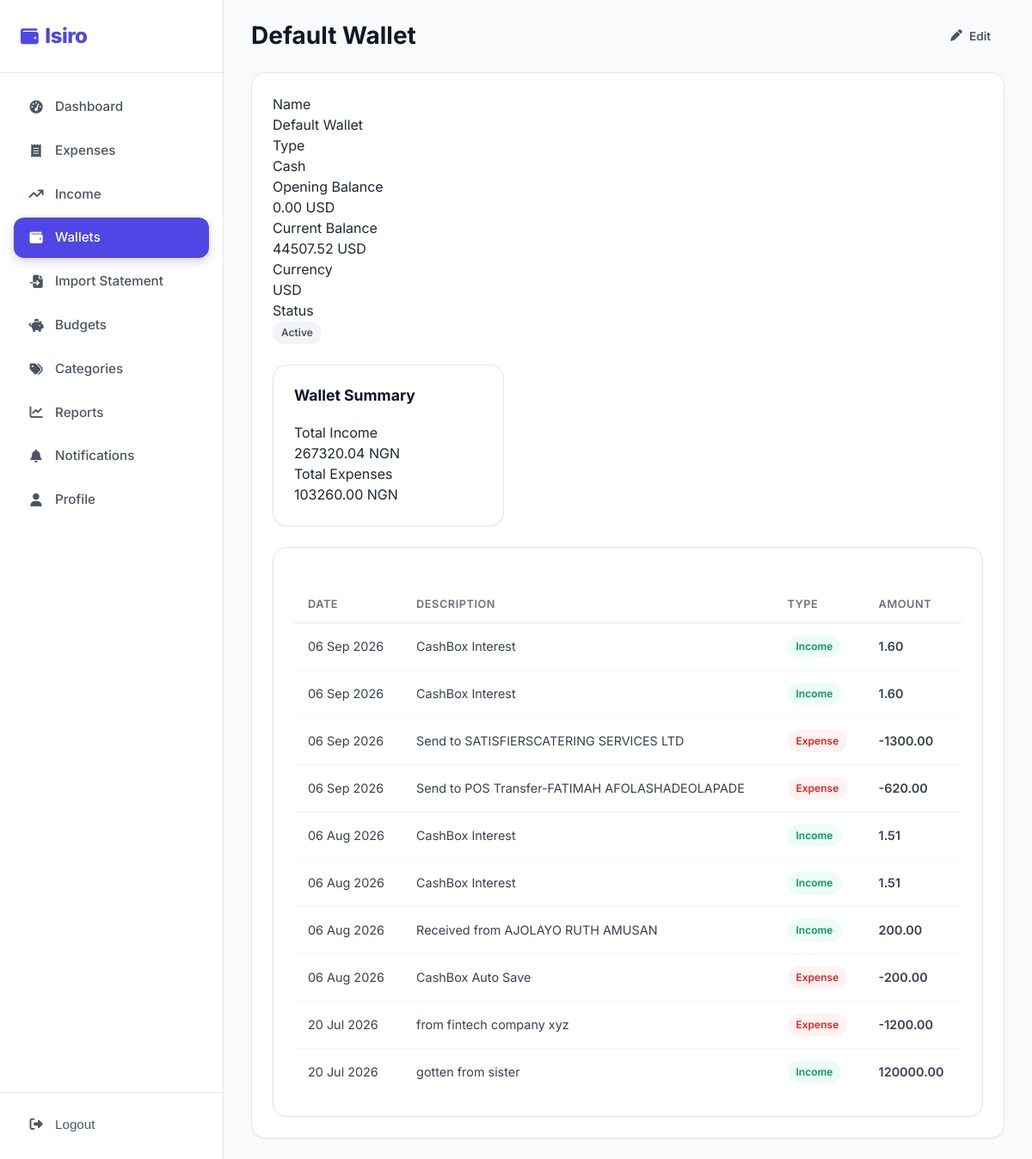
The app's page /expenses/wallets/2/ (signed in) with its own data.
### expenses/models.py (models this page shows, shortened)
class Wallet(models.Model):
    class AccountType(models.TextChoices):
        CASH = "cash", "Cash"
        BANK = "bank", "Bank Account"
        MOBILE = "mobile", "Mobile Money"
        CARD = "card", "Credit Card"
        SAVINGS = "savings", "Savings"
        OTHER = "other", "Other"
    user = models.ForeignKey(
        settings.AUTH_USER_MODEL,
        on_delete=models.CASCADE,
        related_name="wallets",
    )
    name = models.CharField(max_length=120)
    account_type = models.CharField(
        max_length=12,
        choices=AccountType.choices,
        default=AccountType.CASH,
    )
    opening_balance = models.DecimalField(
        max_digits=12, decimal_places=2, default=0)
    current_balance = models.DecimalField(
        max_digits=12, decimal_places=2, default=0)
    currency = models.CharField(max_length=10, default="USD")
    description = models.CharField(max_length=255, blank=True)
    is_active = models.BooleanField(default=True)
    created_at = models.DateTimeField(auto_now_add=True)
    updated_at = models.DateTimeField(auto_now=True)
    class Meta:
        ordering = ["name"]
        constraints = [
            models.UniqueConstraint(
                fields=["user", "name"], name="unique_wallet_name_per_user"),
        ]

class Expense(models.Model):
    class TransactionType(models.TextChoices):
        EXPENSE = "expense", "Expense"
        INCOME = "income", "Income"
    class Source(models.TextChoices):
        MANUAL = "manual", "Manual"
        PDF = "pdf", "PDF Import"
        CSV = "csv", "CSV Import"
        OCR = "ocr", "OCR Import"
    class PaymentMethod(models.TextChoices):
        CASH = "cash", "Cash"
        CARD = "card", "Card"
        BANK = "bank", "Bank Transfer"
        MOBILE = "mobile", "Mobile Money"
        OTHER = "other", "Other"
    class Status(models.TextChoices):
        PENDING = "pending", "Pending"
        COMPLETED = "completed", "Completed"
        FAILED = "failed", "Failed"
    user = models.ForeignKey(
        settings.AUTH_USER_MODEL,
        on_delete=models.CASCADE,
        related_name="expenses",
    )
    wallet = models.ForeignKey(
        Wallet,
        on_delete=models.CASCADE,
        related_name="expenses",
    )
    amount = models.DecimalField(max_digits=12, decimal_places=2)
    date = models.DateField()
    category = models.ForeignKey(
        Category, on_delete=models.SET_NULL, null=True, related_name="expenses",
    )
    description = models.CharField(max_length=255, blank=True)
    transaction_type = models.CharField(
        max_length=10, choices=TransactionType.choices, default=TransactionType.EXPENSE,
    )
    payment_method = models.CharField(
        max_length=10, choices=PaymentMethod.choices, default=PaymentMethod.CASH,
    )
    source = models.CharField(
        max_length=10, choices=Source.choices, default=Source.MANUAL,
    )
    attachment = models.FileField(
        upload_to="attachments/", blank=True, null=True)
    merchant_name = models.CharField(max_length=150, blank=True)
    location = models.CharField(max_length=255, blank=True)
    notes = models.TextField(blank=True)
    status = models.CharField(
        max_length=10, choices=Status.choices, default=Status.COMPLETED,
    )
    created_at = models.DateTimeField(auto_now_add=True)
    updated_at = models.DateTimeField(auto_now=True)
    class Meta:
        ordering = ["-date", "-created_at"]
        indexes = [
            models.Index(fields=["user", "date"]),
            models.Index(fields=["user", "transaction_type"]),
        ]

### users/models.py (models this page shows, shortened)
class User(AbstractUser):
    username = None  # remove the username field; use email instead
    full_name = models.CharField(max_length=150, blank=True)
    email = models.EmailField(unique=True)
    profile_image = models.ImageField(
        upload_to="profile_images/",
        blank=True,
        null=True,
    )
    currency = models.CharField(max_length=10, default="USD")
    monthly_budget_preference = models.DecimalField(max_digits=12, decimal_places=2, default=0)
    theme_preference = models.CharField(max_length=10, default="light", choices=[("light", "Light"), ("dark", "Dark")])
    notify_expenses = models.BooleanField(default=True)
    notify_budgets = models.BooleanField(default=True)
    notify_imports = models.BooleanField(default=True)
    created_at = models.DateTimeField(auto_now_add=True)
    USERNAME_FIELD = "email"
    REQUIRED_FIELDS = ["full_name"]
    objects = UserManager()

### expenses/views.py (the view)
# urls.py: path("wallets/<int:pk>/", WalletDetailView.as_view(), name="wallet_detail"),
class WalletDetailView(LoginRequiredMixin, DetailView):
    login_url = "users:login"
    template_name = "wallets/wallet_detail.html"
    context_object_name = "wallet"
    def get_queryset(self):
        return Wallet.objects.filter(user=self.request.user)
    def get_context_data(self, **kwargs):
        ctx = super().get_context_data(**kwargs)
        wallet = self.object
        txns = Expense.objects.filter(
            user=self.request.user, wallet=wallet).select_related("category")
        income = txns.filter(transaction_type=Expense.TransactionType.INCOME)
        expenses = txns.filter(
            transaction_type=Expense.TransactionType.EXPENSE)
        ctx["currency"] = self.request.user.currency
        ctx["total_income"] = income.aggregate(t=Sum("amount"))["t"] or 0
        ctx["total_expenses"] = expenses.aggregate(t=Sum("amount"))["t"] or 0
        ctx["income_history"] = income.order_by("-date", "-created_at")[:10]
        ctx["expense_history"] = expenses.order_by("-date", "-created_at")[:10]
        ctx["recent_transactions"] = txns.order_by("-date", "-created_at")[:10]
        return ctx

### templates/wallets/wallet_detail.html (shortened to what this page needs)
{% extends "base.html" %}
{% load static %}
{% block body_class %}app-page{% endblock %}
{% block content %}
<div class="app-layout">
  {% include "partials/sidebar.html" with active="wallets" %}
  <main class="main-content">
    <div class="topbar">
      <div style="display: flex; align-items: center; gap: 16px">
        <h1>{{ wallet.name }}</h1>
      </div>
      <div class="topbar-actions">
        <a
          href="{% url 'expenses:wallet_edit' wallet.id %}"
          class="btn btn-ghost btn-sm"
          ><i class="fas fa-pen"></i> Edit</a
        >
      </div>
    </div>
    <div class="card" style="max-width: 900px">
      <div class="detail-grid">
        <div class="detail-item">
          <div class="label">Name</div>
          <div class="value">{{ wallet.name }}</div>
        </div>
        <div class="detail-item">
          <div class="label">Type</div>
          <div class="value">{{ wallet.get_account_type_display }}</div>
        </div>
        <div class="detail-item">
          <div class="label">Opening Balance</div>
          <div class="value">
            {{ wallet.opening_balance|floatformat:2 }} {{ wallet.currency }}
          </div>
        </div>
        <div class="detail-item">
          <div class="label">Current Balance</div>
          <div class="value">
            {{ wallet.current_balance|floatformat:2 }} {{ wallet.currency }}
          </div>
        </div>
        <div class="detail-item">
          <div class="label">Currency</div>
          <div class="value">{{ wallet.currency }}</div>
        </div>
        <div class="detail-item">
          <div class="label">Status</div>
          <div class="value">
            <span class="badge badge-source"
              >{% if wallet.is_active %}Active{% else %}Inactive{% endif %}
              </span>
          </div>
        </div>
      </div>
      <div class="chart-grid" style="margin-top: 24px">
        <div class="chart-card">
          <h3>Wallet Summary</h3>
          <div class="detail-grid">
            <div class="detail-item">
              <div class="label">Total Income</div>
              <div class="value">
                {{ total_income|floatformat:2 }} {{ currency }}
              </div>
            </div>
            <div class="detail-item">
              <div class="label">Total Expenses</div>
              <div class="value">
                {{ total_expenses|floatformat:2 }} {{ currency }}
              </div>
            </div>
          </div>
        </div>
      </div>
      <div class="txn-section">
        {% if recent_transactions %}
        <div class="table-wrap">
          <table class="data-table">
            <thead>
              <tr>
                <th>Date</th>
                <th>Description</th>
                <th>Type</th>
                <th>Amount</th>
              </tr>
            </thead>
            <tbody>
              {% for tx in recent_transactions %}
              <tr>
                <td>{{ tx.date|date:"d M Y" }}</td>
                <td>{{ tx.description|default:"—" }}</td>
                <td>
                  <span class="badge badge-{{ tx.transaction_type }}"
                    >{{ tx.get_transaction_type_display }}</span
                  >
                </td>
                <td
                  class="{% if tx.transaction_type == 'expense' %}amount-expense{% else %}amount-income{% endif %}"
                >
                  {% if tx.transaction_type == 'expense' %}-{% endif %}{{ tx.amount|floatformat:2 }}
                </td>
              </tr>
              {% endfor %}
            </tbody>
          </table>
        </div>
        {% else %}
        <div class="empty-state">
          <i class="fas fa-inbox"></i>
          <h3>No transactions yet</h3>
        </div>
        {% endif %}
      </div>
    </div>
  </main>
</div>
{% include "partials/bottom_nav.html" with active="wallets" %} {% endblock %}

### static/css/style.css (style rules this page uses)
:root { --primary-50: #EEF2FF; --primary-100: #E0E7FF; --primary-200: #C7D2FE; --primary-300: #A5B4FC; --primary-400: #818CF8; --primary-500: #6366F1; --primary-600: #4F46E5; --primary-700: #4338CA; --primary-800: #3730A3; --success-50: #ECFDF5; --success-100: #D1FAE5; --success-500: #10B981; --success-600: #059669; --success-700: #047857; --danger-50: #FEF2F2; --danger-100: #FEE2E2; --danger-500: #EF4444; --danger-600: #DC2626; --danger-700: #B91C1C; --warning-50: #FFFBEB; --warning-100: #FEF3C7; --warning-500: #F59E0B; --warning-600: #D97706; --accent-500: #0EA5E9; --accent-600: #0284C7; --gray-50: #F9FAFB; --gray-100: #F3F4F6; --gray-200: #E5E7EB; --gray-300: #D1D5DB; --gray-400: #9CA3AF; --gray-500: #6B7280; --gray-600: #4B5563; --gray-700: #374151; --gray-800: #1F2937; --gray-900: #111827; --bg: #F8FAFC; --surface: #FFFFFF; --border: #E5E7EB; --shadow-sm: 0 1px 2px rgba(0,0,0,0.05); --shadow: 0 4px 12px rgba(0,0,0,0.07); --shadow-md: 0 8px 24px rgba(0,0,0,0.08); --shadow-lg: 0 16px 48px rgba(0,0,0,0.10); --r-sm: 8px; --r: 12px; --r-lg: 16px; --r-xl: 24px; --r-full: 9999px; --sp-1: 4px; --sp-2: 8px; --sp-3: 12px; --sp-4: 16px; --sp-5: 20px; --sp-6: 24px; --sp-8: 32px; --sp-10: 40px; --sp-12: 48px; --sp-16: 64px; --font: 'Inter', -apple-system, BlinkMacSystemFont, 'Segoe UI', sans-serif; }
*, *::before, *::after { box-sizing: border-box; margin: 0; padding: 0; }
html { scroll-behavior: smooth; }
body { font-family: var(--font); background: var(--bg); color: var(--gray-800); line-height: 1.5; -webkit-font-smoothing: antialiased; }
a { color: var(--primary-600); text-decoration: none; transition: color .2s; }
h1, h2, h3, h4 { line-height: 1.2; font-weight: 700; color: var(--gray-900); }
h1 { font-size: 2.5rem; }
h3 { font-size: 1.5rem; }
.btn { display: inline-flex; align-items: center; justify-content: center; gap: var(--sp-2); padding: 12px 24px; border: none; border-radius: var(--r); font-family: var(--font); font-size: 0.95rem; font-weight: 600; cursor: pointer; transition: all .2s ease; white-space: nowrap; position: relative; overflow: hidden; }
.btn-ghost { background: transparent; color: var(--gray-600); }
.btn-sm { padding: 8px 16px; font-size: 0.85rem; }
.card { background: var(--surface); border: 1px solid var(--border); border-radius: var(--r-lg); padding: var(--sp-6); box-shadow: var(--shadow-sm); transition: box-shadow .2s, transform .2s; }
.app-layout { display: flex; min-height: 100vh; }
.main-content { flex: 1; margin-left: 260px; padding: var(--sp-6) var(--sp-8); min-width: 0; }
.topbar { display: flex; align-items: center; justify-content: space-between; margin-bottom: var(--sp-6); }
.topbar h1 { font-size: 1.75rem; }
.topbar-actions { display: flex; gap: var(--sp-3); align-items: center; }
.chart-grid { display: grid; grid-template-columns: 1fr 2fr; gap: var(--sp-5); margin-bottom: var(--sp-6); }
.chart-card { background: var(--surface); border: 1px solid var(--border); border-radius: var(--r-lg); padding: var(--sp-6); box-shadow: var(--shadow-sm); }
.chart-card h3 { font-size: 1.1rem; margin-bottom: var(--sp-5); }
.txn-section { background: var(--surface); border: 1px solid var(--border); border-radius: var(--r-lg); padding: var(--sp-6); box-shadow: var(--shadow-sm); }
.table-wrap { overflow-x: auto; }
table.data-table { width: 100%; border-collapse: collapse; }
.data-table th { text-align: left; padding: 12px 16px; font-size: 0.8rem; font-weight: 600; text-transform: uppercase; letter-spacing: 0.5px; color: var(--gray-500); border-bottom: 1px solid var(--border); }
.data-table td { padding: 14px 16px; border-bottom: 1px solid var(--gray-100); font-size: 0.9rem; color: var(--gray-700); }
.data-table tr:last-child td { border-bottom: none; }
.badge { display: inline-flex; align-items: center; gap: 4px; padding: 4px 10px; border-radius: var(--r-full); font-size: 0.75rem; font-weight: 600; }
.badge-expense { background: var(--danger-50); color: var(--danger-600); }
.badge-income { background: var(--success-50); color: var(--success-600); }
.badge-source { background: var(--gray-100); color: var(--gray-600); }
.amount-expense { color: var(--danger-600); font-weight: 600; }
.amount-income { color: var(--success-600); font-weight: 600; }

### records on screen
Wallet: name "Default Wallet", account_type "Cash", opening_balance "0.00", currency "USD", current_balance "44507.52"
User: currency "NGN"
Expense: date "06 Sep 2026", description "CashBox Interest", transaction_type "Income", amount "1.60"
Expense: date "06 Sep 2026", description "CashBox Interest", transaction_type "Income", amount "1.60"
Expense: date "06 Sep 2026", description "Send to SATISFIERSCATERING SERVICES LTD", transaction_type "Expense", amount "1300.00"
Expense: date "06 Sep 2026", description "Send to POS Transfer-FATIMAH AFOLASHADEOLAPADE", transaction_type "Expense", amount "620.00"
Expense: date "06 Aug 2026", description "CashBox Interest", transaction_type "Income", amount "1.51"
Expense: date "06 Aug 2026", description "CashBox Interest", transaction_type "Income", amount "1.51"
Expense: date "06 Aug 2026", description "Received from AJOLAYO RUTH AMUSAN", transaction_type "Income", amount "200.00"
Expense: date "06 Aug 2026", description "CashBox Auto Save", transaction_type "Expense", amount "200.00"
Expense: date "20 Jul 2026", description "from fintech company xyz", transaction_type "Expense", amount "1200.00"
Expense: date "20 Jul 2026", description "gotten from sister", transaction_type "Income", amount "120000.00"

### other values on screen
{{ total_income|floatformat:2 }} "267320.04"
{{ total_expenses|floatformat:2 }} "103260.00"
